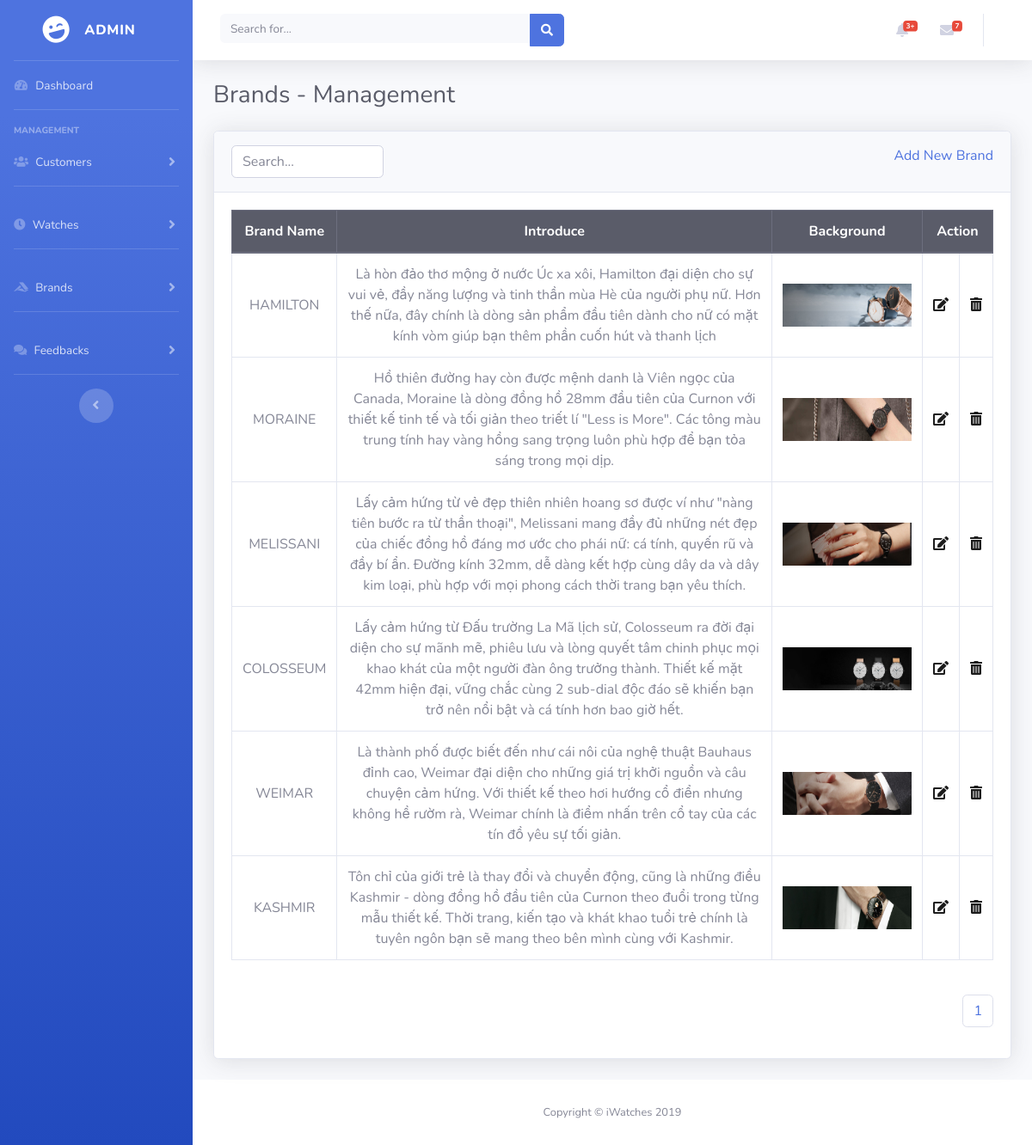
Page /Admin/brand.php on the committed database.
### tables this page shows
CREATE TABLE `brand` (
  `ID` int(11) NOT NULL,
  `BrandName` varchar(50) NOT NULL,
  `Specification` text NOT NULL
);

### Admin/Controller/BrandController.php (called while the page is built, shortened)
<?php
class BrandController {
	public function getView(){
		$page = $this->getPagination();
		$brands = $this->getBrand();
		require_once('View/brand.php');
	}
	public function getPagination(){
		include_once('Model/Pagination.php');
		include_once('Model/Model.php');
		$Model = new Model();
		$brands = $Model->selectAll('brand');
		$config = [
		    'total' => (int)count($brands),
		    'limit' => 10,
		    'full' => false
		];
		$page = new Pagination($config);
		return $page;
	}
	public function getBrand(){
		include_once('Model/BrandModel.php');
		$BrandModel = new BrandModel();
		if (isset($_GET['page'])) {
		    $page = $_GET['page'];
		} else {
		    $page = 1;
		}
		$limit 		= 10;
		$offset 	= ($page-1) * $limit;
		$brands 	= $BrandModel->getBrandPagination('brand', $offset, $limit);
		return $brands;
	}
}
?>

### Admin/brand.php (called while the page is built, shortened)
<?php
require_once('Controller/BrandController.php');
$BrandController = new BrandController();
$BrandController->getView();
?>

### Admin/Model/BrandModel.php (called while the page is built, shortened)
<?php
class BrandModel {
	public function getBrandPagination($table, $offset, $limit){
		$db 	= new Database();
		$conn 	= $db->dbConnect();
		$sql = "SELECT * FROM $table ORDER BY ID DESC LIMIT ?, ?";
		$statement 	= $conn->prepare($sql);
		$statement->bind_param("ii", $offset, $limit);
		$statement->execute();
		$arr = array();
		$results = $statement->get_result();
		if ($results->num_rows > 0) {
			while($row = $results->fetch_assoc()) {
			 	$arr[] = $row;
			}
		}
		return $arr;
	}
}
?>

### Admin/Model/Model.php (called while the page is built, shortened)
<?php
class Model {
	public function selectAll($table){
		$db 	= new Database();
		$conn 	= $db->dbConnect();
		$sql 		= "SELECT * FROM $table";
		$statement 	= $conn->prepare($sql);
		$statement->execute();
		$arr = array();
		$results = $statement->get_result();
		while($row = $results->fetch_assoc()) {
		 	$arr[] = $row;
		}
		return $arr;
	}
}
?>

### Admin/View/brand.php (the view, shortened to what this page needs)
<?php
include('header.php');
?>
	<div class="container-fluid">
  		<h1 class="h3 mb-4 text-gray-800">Brands - Management</h1>
        <div class="card shadow mb-4">
        	<div class="card-header py-3">
              	<input type="search" class="form-control float-left table-search" placeholder="Search..." id="search">
                <a href="add_brand.php" class="float-right">Add New Brand</a>
            </div>
            <div class="card-body">
              	<div class="table-responsive">
                	<table class="table table-bordered table-hover customer" width="100%" cellspacing="0">
                  		<thead class="thead-dark text-center">
		                    <tr>
		                      	<th>Brand Name</th>
		                      	<th>Introduce</th>
                            <th>Background</th>
		                      	<th colspan="2">Action</th>
		                    </tr>
                  		</thead>
                  		<tbody class="text-center" id="dataTable">
                  			<?php
                  			foreach ($brands as $brand) {
                          $spec = json_decode($brand['Specification'], true);
                  			?>
		                    <tr>
		                      	<td><?=$brand['BrandName']?></td>
		                      	<td><?=$spec['Intro']?></td>
                            <td><img src="../<?=$spec['Background']?>" height="50px" width="150px"></td>
		                      	<td><a href="edit_brand.php?id=<?=$brand['ID']?>" style="color: #1c1c1c"><i class="fas fa-edit"></i></a></td>
		                      	<td>
                              <a href="#" data-toggle="modal" data-target="#confirm-delete<?=$brand['ID']?>" style="color: #1c1c1c">
                                <i class="fas fa-trash-alt"></i>
                              </a>
                            </td>
		                    </tr>
		                    <?php
	                	   }
		                    ?>
                  		</tbody>
                	</table>
                	<nav class="mt-4 float-right" aria-label="Page navigation example">
                		<?=$page->getPagination()?>
                	</nav>
              	</div>
            </div>
      	</div>
	</div>
<?php
include('footer.php');
?>

### rows in the picture
brand: BrandName "HAMILTON", Specification "Là hòn đảo thơ mộng ở nước Úc xa xôi, Hamilton đại diện cho sự vui vẻ, đầy năng lượng và tinh thần mùa Hè của người phụ nữ. Hơn thế nữa, đây chính là dòng sản phẩm đầu tiên dành cho nữ có mặt kính vòm giúp bạn thêm phần cuốn hút và thanh lịch", shows a picture
brand: BrandName "MORAINE", Specification "Hồ thiên đường hay còn được mệnh danh là Viên ngọc của Canada, Moraine là dòng đồng hồ 28mm đầu tiên của Curnon với thiết kế tinh tế và tối giản theo triết lí \"Less is More\". Các tông màu trung tính hay vàng hồng sang trọng luôn phù hợp để bạn tỏa sáng trong mọi dịp.", shows a picture
brand: BrandName "MELISSANI", Specification "Lấy cảm hứng từ vẻ đẹp thiên nhiên hoang sơ được ví như \"nàng tiên bước ra từ thần thoại\", Melissani mang đầy đủ những nét đẹp của chiếc đồng hồ đáng mơ ước cho phái nữ: cá tính, quyến rũ và đầy bí ẩn. Đường kính 32mm, dễ dàng kết hợp cùng dây da và dây kim loại, phù hợp với mọi phong cách thời trang bạn yêu thích.", shows a picture
brand: BrandName "COLOSSEUM", Specification "Lấy cảm hứng từ Đấu trường La Mã lịch sử, Colosseum ra đời đại diện cho sự mãnh mẽ, phiêu lưu và lòng quyết tâm chinh phục mọi khao khát của một người đàn ông trưởng thành. Thiết kế mặt 42mm hiện đại, vững chắc cùng 2 sub-dial độc đáo sẽ khiến bạn trở nên nổi bật và cá tính hơn bao giờ hết.", shows a picture
brand: BrandName "WEIMAR", Specification "Là thành phố được biết đến như cái nôi của nghệ thuật Bauhaus đỉnh cao, Weimar đại diện cho những giá trị khởi nguồn và câu chuyện cảm hứng. Với thiết kế theo hơi hướng cổ điển nhưng không hề rườm rà, Weimar chính là điểm nhấn trên cổ tay của các tín đồ yêu sự tối giản.", shows a picture
brand: BrandName "KASHMIR", Specification "Tôn chỉ của giới trẻ là thay đổi và chuyển động, cũng là những điều Kashmir - dòng đồng hồ đầu tiên của Curnon theo đuổi trong từng mẫu thiết kế. Thời trang, kiến tạo và khát khao tuổi trẻ chính là tuyên ngôn bạn sẽ mang theo bên mình cùng với Kashmir.", shows a picture
